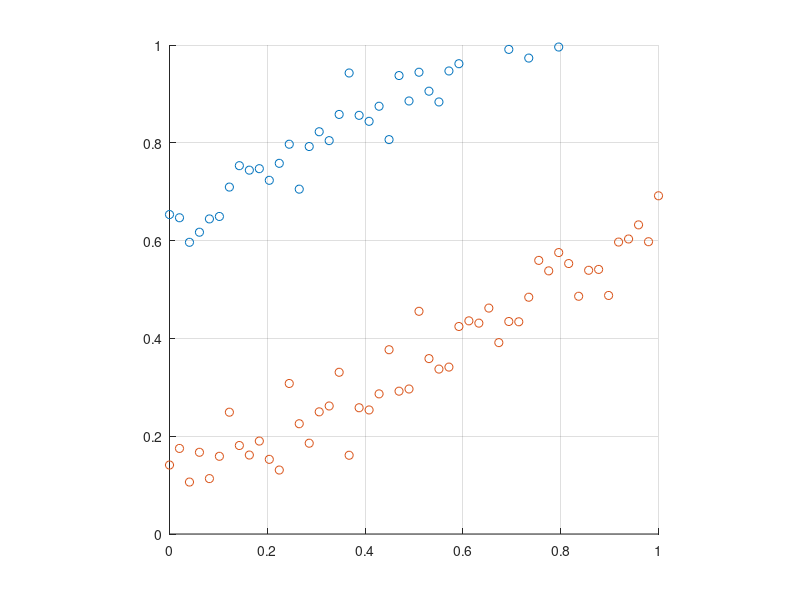

Recreate this plot in MATLAB. (Note: this script raises an error after producing the figure.)
%% Generate Data
m = 0.5;
c = 0.1;
L = 1;

x = linspace(0,1,50).';
yW = m*x + c + normrnd(0,0.05,size(x));
yY = m*x + c + L*sqrt(m^2 + 1)/(2) + normrnd(0,0.05,size(x));
dataW = [x,yW];
dataY = [x,yY];

scatter(x,yY)
hold on
scatter(x,yW)
hold off
grid on
axis equal
axis([0 1 0 1])
pause(0.01)

%% Simultaneous Constrained LS
theta0 = [0.4;0];
dtheta = 10;
iter =0;
theta_star = theta0;
while norm(dtheta) > 0.001 && iter < 20
[e,jac] = errorFunction(theta_star,dataW,dataY);
dtheta = (jac.'*jac)\(-jac.'*e);
theta_star = theta_star + dtheta;
iter = iter + 1
end

options = optimoptions('lsqnonlin','CheckGradient',true);
theta = lsqnonlin(@(x) errorFunction(x, dataW,dataY), theta0,[],[],options)
m = theta(1);
c = theta(2);
L = 1;
theta_star
yW = m*x + c;
yY = m*x + c + L*sqrt(m^2 + 1)/(2);

hold on
plot(x,yY,x,yW,'LineWidth',2)
hold off

function [e,jac] = errorFunction(x, dataW, dataY)
m = x(1);
c = x(2);
L = 1;
e = [dataW(:,2) - (m*dataW(:,1) + c);
     dataY(:,2) - (m*dataY(:,1) + c + L*sqrt(m^2 + 1)/2)];
 
jac =[[-dataW(:,1), -ones(size(dataW(:,1)))];
      [-dataY(:,1) + L*m/(2*sqrt(m^2 +1)), -ones(size(dataY(:,1)))]];
 
end